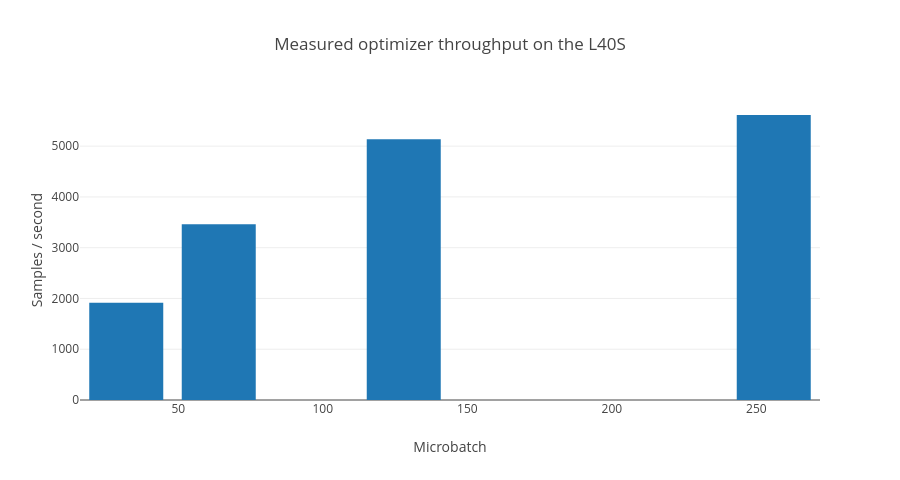

This figure's notebook cell:
### Markdown cell above
## GPU execution evidence

On `ml.g6e.2xlarge` (one L40S, 48 GB), microbatch 256 was fastest among the tested candidates. The four-fit study completed 8,416 optimizer updates in about 18.3 minutes of runner time.

### Code cell
microbatch = pd.DataFrame([
    {"microbatch": 256, "samples_per_second": 5613.75},
    {"microbatch": 128, "samples_per_second": 5136.58},
    {"microbatch": 64, "samples_per_second": 3462.58},
    {"microbatch": 32, "samples_per_second": 1917.31},
])
fig = go.Figure(go.Bar(x=microbatch["microbatch"].astype(str),
                       y=microbatch["samples_per_second"]))
fig.update_layout(title="Measured optimizer throughput on the L40S",
                  xaxis_title="Microbatch", yaxis_title="Samples / second",
                  width=900, height=480, template=None)
fig.show()

### Figure 1 — Plotly figure (JSON) as saved in the notebook; plotly's stock layout.template omitted (floating-point values rounded to 4 significant figures)
{"data": [{"type": "bar", "x": ["256", "128", "64", "32"], "y": [5614.0, 5137.0, 3463.0, 1917.0]}], "layout": {"title": {"text": "Measured optimizer throughput on the L40S"}, "width": 900, "height": 480, "xaxis": {"title": {"text": "Microbatch"}}, "yaxis": {"title": {"text": "Samples / second"}}}}
